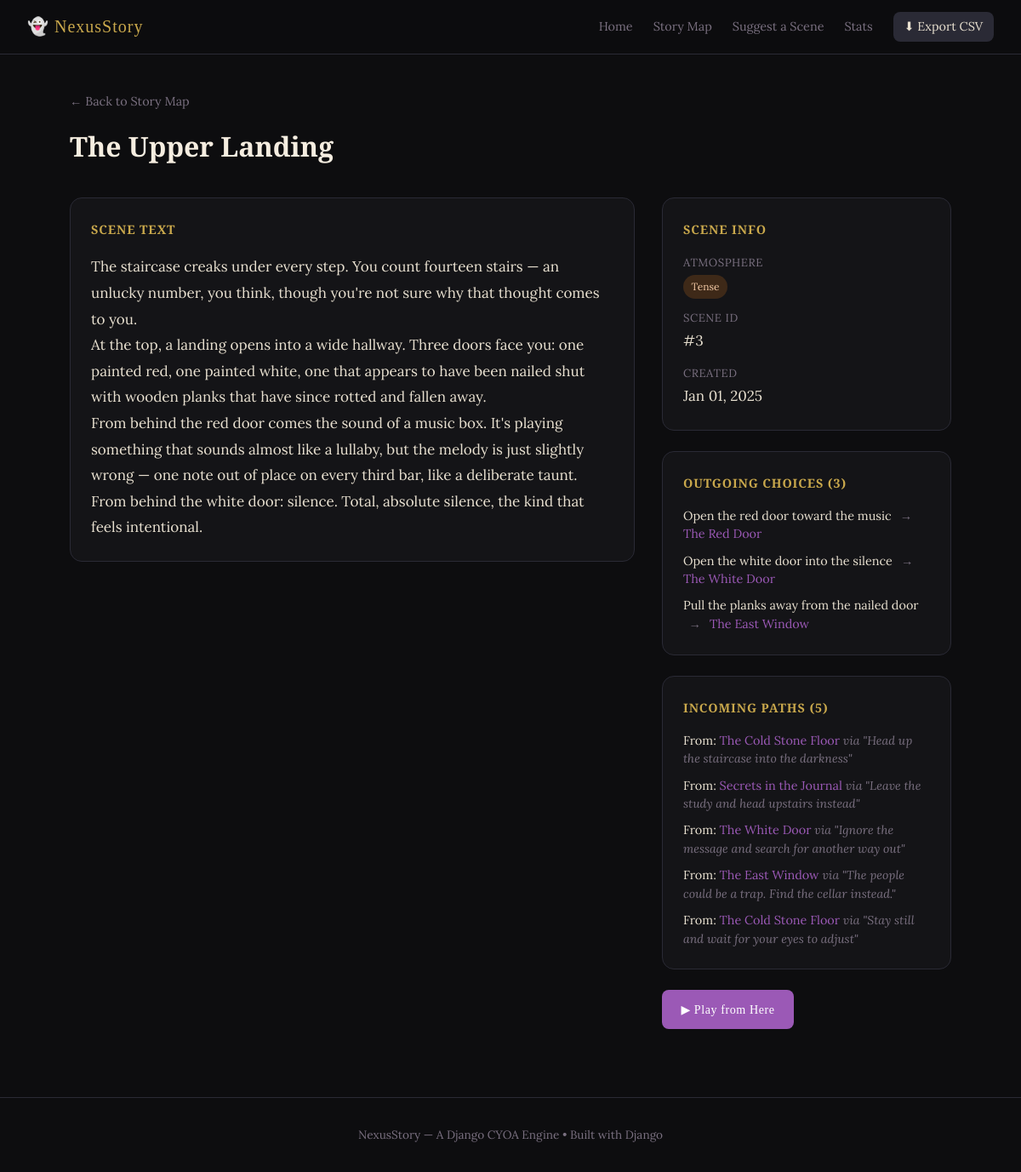
Page /map/3/ on the committed database.
### adventure/models.py (models this page shows, shortened)
class Scene(models.Model):
    title = models.CharField(max_length=200)
    body = models.TextField(help_text="The narrative text shown to the player for this scene.")
    image_url = models.URLField(
        blank=True,
        null=True,
        help_text="Optional URL to an image representing this scene."
    )
    atmosphere = models.CharField(
        max_length=50,
        choices=[
            ('normal', 'Normal'),
            ('tense', 'Tense'),
            ('terrifying', 'Terrifying'),
            ('calm', 'Calm'),
            ('mysterious', 'Mysterious'),
        ],
        default='normal',
        help_text="Controls the visual mood/styling of the scene."
    )
    is_start = models.BooleanField(
        default=False,
        help_text="Mark exactly ONE scene as the starting point of the story."
    )
    is_ending = models.BooleanField(
        default=False,
        help_text="Ending scenes have no choices — the story concludes here."
    )
    ending_type = models.CharField(
        max_length=20,
        choices=[
            ('none', 'Not an ending'),
            ('good', 'Good Ending'),
            ('bad', 'Bad Ending'),
            ('neutral', 'Neutral Ending'),
        ],
        default='none',
        blank=True,
    )
    created_at = models.DateTimeField(auto_now_add=True)
    class Meta:
        ordering = ['id']

class Choice(models.Model):
    scene = models.ForeignKey(
        Scene,
        on_delete=models.CASCADE,
        related_name='choices',
        help_text="The scene this choice appears on."
    )
    text = models.CharField(
        max_length=300,
        help_text="The button label the player clicks (e.g. 'Go upstairs')."
    )
    next_scene = models.ForeignKey(
        Scene,
        on_delete=models.SET_NULL,
        null=True,
        related_name='incoming_choices',
        help_text="Where this choice leads."
    )
    order = models.PositiveIntegerField(
        default=0,
        help_text="Controls the display order of choices on a scene."
    )
    class Meta:
        ordering = ['order', 'id']

### adventure/views.py (the view)
# urls.py: path('map/<int:pk>/', views.SceneDetailView.as_view(), name='scene_detail'),
class SceneDetailView(DetailView):
    model = Scene
    template_name = 'adventure/scene_detail.html'
    context_object_name = 'scene'
    def get_context_data(self, **kwargs):
        context = super().get_context_data(**kwargs)
        context['choices'] = self.object.choices.select_related('next_scene').all()
        context['incoming'] = self.object.incoming_choices.select_related('scene').all()
        return context

### adventure/templates/adventure/scene_detail.html (shortened to what this page needs)
{% extends 'adventure/base.html' %}
{% block content %}
<div class="page-wrapper">
    <div class="page-header">
        <a href="{% url 'scene_list' %}" class="back-link">← Back to Story Map</a>
        <h1>{{ scene.title }}</h1>
    </div>
    <div class="detail-grid">
        <div class="detail-main">
            <div class="detail-card">
                <h3>Scene Text</h3>
                <div class="detail-body">{{ scene.body|linebreaks }}</div>
            </div>
        </div>
        <div class="detail-sidebar">
            <div class="detail-card">
                <h3>Scene Info</h3>
                <dl class="detail-list">
                    <dt>Atmosphere</dt>
                    <dd><span class="atmosphere-pill pill-{{ scene.atmosphere }}">{{ scene.atmosphere }}</span></dd>
                    <dt>Scene ID</dt>
                    <dd>#{{ scene.id }}</dd>
                    <dt>Created</dt>
                    <dd>{{ scene.created_at|date:"M d, Y" }}</dd>
                </dl>
            </div>
            <div class="detail-card">
                <h3>Outgoing Choices ({{ choices.count }})</h3>
                {% if choices %}
                <ul class="connection-list">
                    {% for choice in choices %}
                    <li>
                        <span class="connection-text">{{ choice.text }}</span>
                        <span class="connection-arrow">→</span>
                        {% if choice.next_scene %}
                        <a href="{% url 'scene_detail' choice.next_scene.pk %}">{{ choice.next_scene.title }}</a>
                        {% else %}
                        <em>Dead end</em>
                        {% endif %}
                    </li>
                    {% endfor %}
                </ul>
                {% else %}
                <p class="muted">No choices — {% if scene.is_ending %}this is an ending.{% else %}not yet connected.{% endif %}</p>
                {% endif %}
            </div>
            <div class="detail-card">
                <h3>Incoming Paths ({{ incoming.count }})</h3>
                {% if incoming %}
                <ul class="connection-list">
                    {% for choice in incoming %}
                    <li>
                        From: <a href="{% url 'scene_detail' choice.scene.pk %}">{{ choice.scene.title }}</a>
                        <span class="muted"> via "{{ choice.text }}"</span>
                    </li>
                    {% endfor %}
                </ul>
                {% else %}
                <p class="muted">{% if scene.is_start %}This is the starting scene.{% else %}No scenes lead here yet.{% endif %}</p>
                {% endif %}
            </div>
            <div class="detail-card-actions">
                <a href="{% url 'scene' scene.id %}" class="btn btn-primary">▶ Play from Here</a>
            </div>
        </div>
    </div>
</div>
{% endblock %}

### adventure/static/adventure/css/style.css (style rules this page uses)
:root { --bg-dark: #0d0d0f; --bg-card: #141417; --bg-card-hover: #1a1a1f; --border: #2a2a35; --border-glow: #4a3060; --text-primary: #e8e0d0; --text-muted: #7a7080; --text-heading: #f5ede0; --accent-purple: #9b59b6; --accent-gold: #c9a84c; --accent-red: #c0392b; --accent-green: #27ae60; --accent-teal: #1abc9c; --navbar-h: 64px; --radius: 8px; --radius-lg: 14px; --shadow: 0 4px 24px rgba(0,0,0,0.6); --shadow-glow: 0 0 30px rgba(155,89,182,0.15); --font-heading: 'Cinzel', serif; --font-body: 'Lora', serif; }
*, *::before, *::after { box-sizing: border-box; margin: 0; padding: 0; }
html { scroll-behavior: smooth; }
body { background: var(--bg-dark); color: var(--text-primary); font-family: var(--font-body); font-size: 17px; line-height: 1.75; min-height: 100vh; display: flex; flex-direction: column; }
a { color: var(--accent-purple); text-decoration: none; }
.btn { display: inline-block; padding: 0.65rem 1.4rem; border-radius: var(--radius); font-family: var(--font-heading); font-size: 0.88rem; letter-spacing: 0.04em; cursor: pointer; border: none; transition: all 0.2s; text-decoration: none; }
.btn-primary { background: var(--accent-purple); color: #fff; }
.page-wrapper { max-width: 1100px; margin: 0 auto; padding: 2.5rem 2rem 5rem; }
.page-header { margin-bottom: 2rem; }
.page-header h1 { font-family: var(--font-heading); font-size: 2rem; color: var(--text-heading); margin-bottom: 0.5rem; }
.back-link { font-size: 0.9rem; color: var(--text-muted); display: inline-block; margin-bottom: 0.75rem; }
.atmosphere-pill { display: inline-block; font-size: 0.75rem; padding: 0.2rem 0.6rem; border-radius: 999px; text-transform: capitalize; }
.pill-tense { background: rgba(230,126,34,0.2); color: #f5cba7; }
.detail-grid { display: grid; grid-template-columns: 1fr 340px; gap: 2rem; align-items: start; }
.detail-main, .detail-sidebar { display: flex; flex-direction: column; gap: 1.5rem; }
.detail-card { background: var(--bg-card); border: 1px solid var(--border); border-radius: var(--radius-lg); padding: 1.5rem; }
.detail-card h3 { font-family: var(--font-heading); color: var(--accent-gold); margin-bottom: 1rem; font-size: 0.9rem; text-transform: uppercase; letter-spacing: 0.06em; }
.detail-body { line-height: 1.8; }
.detail-card-actions { display: flex; gap: 1rem; }
.detail-list dt { color: var(--text-muted); font-size: 0.82rem; text-transform: uppercase; letter-spacing: 0.04em; margin-top: 0.75rem; }
.detail-list dd { margin-left: 0; }
.connection-list { list-style: none; display: flex; flex-direction: column; gap: 0.6rem; }
.connection-list li { font-size: 0.9rem; line-height: 1.5; }
.connection-text { color: var(--text-primary); }
.connection-arrow { color: var(--text-muted); margin: 0 0.4rem; }
.muted { color: var(--text-muted); font-size: 0.88rem; font-style: italic; }

### rows in the picture
Scene: title "The Upper Landing", body "The staircase creaks under every step. You count fourteen stairs — an unlucky number, you think, though you're not sure why that thought comes to you. At the top, a landing opens into a wide hallway. Three doors face you: one painted red, one painted white, one that appears to have been nailed shut with wooden planks that have since rotted and fallen away. From behind the red door comes the sound of a music box. It's playing something that sounds almost like a lullaby, but the melody is just slightly wrong — one note out of place on every third bar, like a deliberate taunt. From behind the white door: silence. Total, absolute silence, the kind that feels intentional.", atmosphere "Tense", id "3", created_at "Jan 01, 2025"
Choice: text "Open the red door toward the music", next_scene "The Red Door"
Choice: text "Open the white door into the silence", next_scene "The White Door"
Choice: text "Pull the planks away from the nailed door", next_scene "The East Window"
Choice: scene "The Cold Stone Floor", text "Head up the staircase into the darkness"
Choice: scene "Secrets in the Journal", text "Leave the study and head upstairs instead"
Choice: scene "The White Door", text "Ignore the message and search for another way out"
Choice: scene "The East Window", text "The people could be a trap. Find the cellar instead."
Choice: scene "The Cold Stone Floor", text "Stay still and wait for your eyes to adjust"

### other values in the picture
{{ choices.count }} "3"
{{ incoming.count }} "5"
